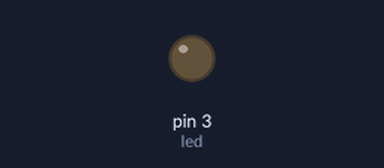
A sketch run on a simulated Arduino Uno, built with avr-gcc and run on an emulated ATmega328P. Parts: output pins drawn as LEDs (lit = HIGH).

Above: at 0.05 s.
At 6.45 s:
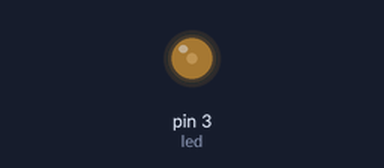
At 19.95 s:
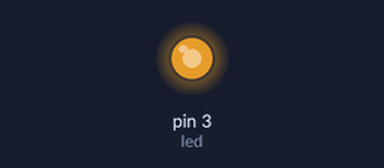
At 39.85 s:
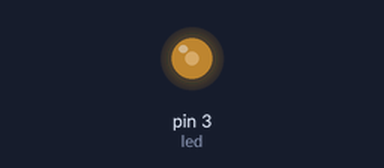
Timing chart, 0 to 40.0 s (numbered marks = the images above):
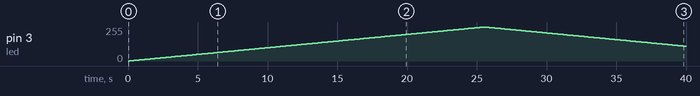

Measured:
- by itself, pin 3 (led): rises from 0/255 to 255/255 in 25.4 s, then falls to 111/255 in 14.4 s

The sketch:

portaspwm.ino
```cpp
#define led 3
#define max 255
#define min 0
#define timer 100

void setup(){
    pinMode(led, OUTPUT);
}

void loop(){
    for(int i = min; i < max; i++){
        analogWrite(led, i);
        delay(timer);
    }
    for(int i = max; i > min; i--){
        analogWrite(led, i);
        delay(timer);
    }
}
```
